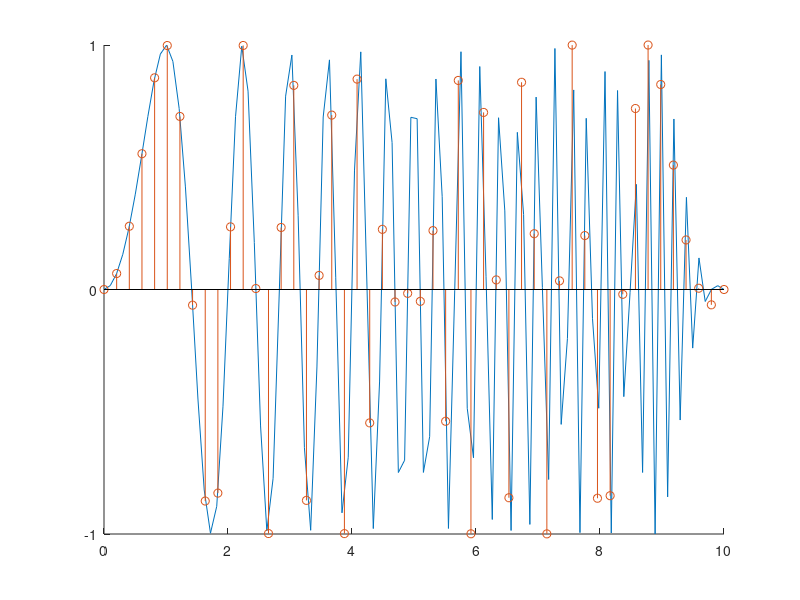

The MATLAB source for this figure:
x=linspace(0,10);
t=linspace(0,10,50);
y1=sin(pi*x.^2/2);
y2=sin(pi*t.^2/2);
hold on
plot(x,y1);
stem(t,y2);
set(gca,'YTick',[-1:1]);
hold off;